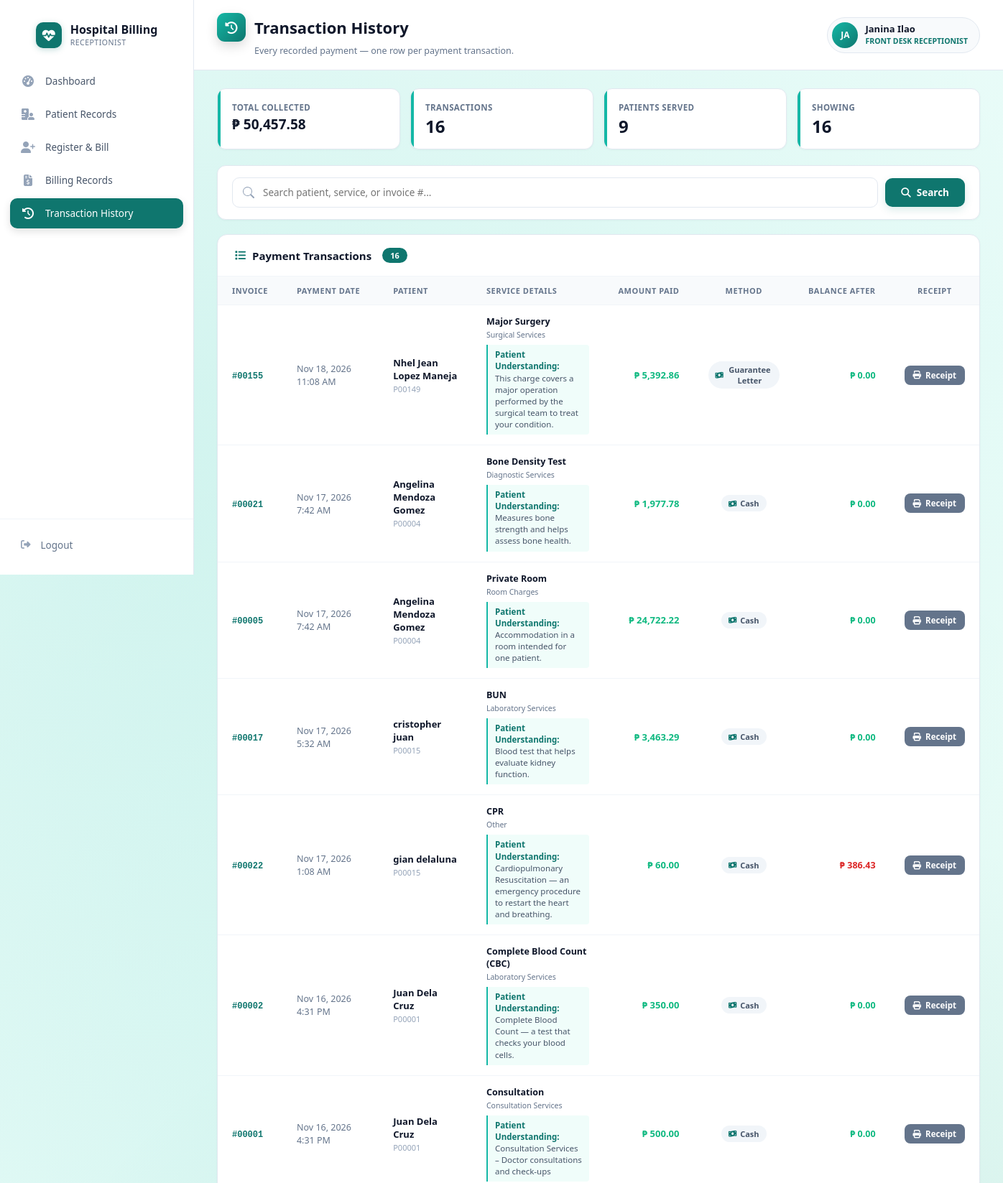
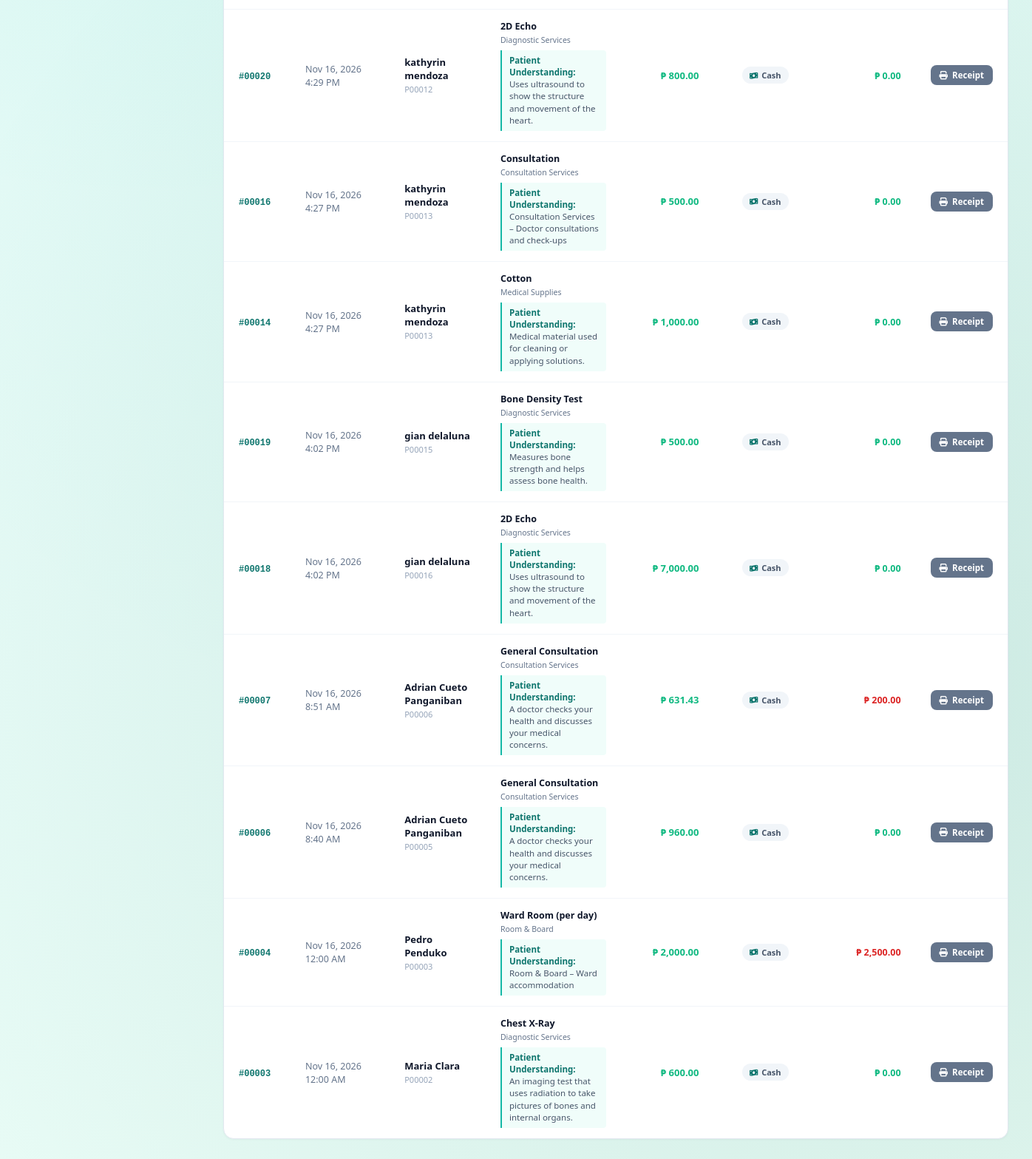
Page /transaction_history.php (signed in) on the committed database (2 pictures, top to bottom).
### tables this page shows
CREATE TABLE `billing_records` (
  `id` int(11) NOT NULL,
  `patient_db_id` int(11) DEFAULT NULL,
  `patient_id` varchar(20) DEFAULT NULL,
  `patient_name` varchar(255) NOT NULL,
  `service_id` int(11) DEFAULT NULL,
  `service_description` text NOT NULL,
  `category` varchar(100) DEFAULT NULL,
  `predicted_category` varchar(100) DEFAULT NULL,
  `actual_category` varchar(100) DEFAULT NULL,
  `matched_rule` varchar(150) DEFAULT NULL,
  `matched_rule_id` int(11) DEFAULT NULL,
  `matched_keyword` varchar(100) DEFAULT NULL,
  `patient_explanation` text DEFAULT NULL,
  `processing_time_ms` int(11) DEFAULT NULL,
  `quantity` int(11) NOT NULL DEFAULT 1,
  `amount` decimal(12,2) NOT NULL DEFAULT 0.00,
  `total_amount` decimal(12,2) NOT NULL DEFAULT 0.00,
  `charge_amount` decimal(12,2) NOT NULL DEFAULT 0.00,
  `insurance_coverage` decimal(12,2) NOT NULL DEFAULT 0.00,
  `discount` decimal(12,2) NOT NULL DEFAULT 0.00,
  `amount_paid` decimal(12,2) NOT NULL DEFAULT 0.00,
  `status` enum('Pending','Processing','Paid') NOT NULL DEFAULT 'Pending',
  `date` date NOT NULL,
  `notes` text DEFAULT NULL,
  `remarks` text DEFAULT NULL,
  `created_by` int(11) DEFAULT NULL,
  `created_at` datetime NOT NULL DEFAULT current_timestamp(),
  `updated_at` datetime NOT NULL DEFAULT current_timestamp() ON UPDATE current_timestamp(),
  `is_archived` tinyint(1) DEFAULT 0,
  `is_voided` tinyint(1) DEFAULT 0,
  `void_reason` text DEFAULT NULL,
  `voided_by` int(11) DEFAULT NULL,
  `voided_at` datetime DEFAULT NULL
);

### explanation_helper.php (called while the page is built, shortened)
<?php
if (!function_exists('_exp_norm')) {
    function _exp_norm($s): string
    {
        $s = (string)$s;
        $s = html_entity_decode($s, ENT_QUOTES | ENT_HTML5, 'UTF-8');
        $s = preg_replace('/[\s\x{00A0}]+/u', ' ', $s);
        return strtolower(trim($s));
    }
}
if (!function_exists('fetch_patient_explanations')) {
    function fetch_patient_explanations(PDO $pdo, array $service_names): array
    {
        $result = [];
        $norm_to_orig = [];
        foreach ($service_names as $name) {
            $n = _exp_norm($name);
            if ($n !== '') $norm_to_orig[$n] = (string)$name;
        }
        $norm_keys = array_keys($norm_to_orig);
        $by_norm   = [];
        try {
            $rows = $pdo->query(
                "SELECT service_name, patient_explanation
                   FROM services
                  WHERE patient_explanation IS NOT NULL
                    AND patient_explanation <> ''"
            )->fetchAll(PDO::FETCH_ASSOC);
            $key_set = array_flip($norm_keys);
            foreach ($rows as $row) {
                $k = _exp_norm($row['service_name'] ?? '');
                $v = trim((string)($row['patient_explanation'] ?? ''));
                if ($k !== '' && $v !== '' && isset($key_set[$k]) && !isset($by_norm[$k])) {
                    $by_norm[$k] = $v;
                }
            }
        } catch (PDOException $e) {}
        $missing = array_values(array_diff($norm_keys, array_keys($by_norm)));
        if (!empty($missing)) {
            try {
                $rows = $pdo->query(
                    "SELECT technical_term, patient_explanation
                       FROM semantic_dictionary
                      WHERE patient_explanation IS NOT NULL
                        AND patient_explanation <> ''"
                )->fetchAll(PDO::FETCH_ASSOC);
                foreach ($rows as $row) {
                    $k = _exp_norm($row['technical_term'] ?? '');
                    $v = trim((string)($row['patient_explanation'] ?? ''));
                }
            } catch (PDOException $e) {}
        }
        $missing = array_values(array_diff($norm_keys, array_keys($by_norm)));
        if (!empty($missing)) {
            try {
                $rows = $pdo->query(
                    "SELECT service_description, patient_explanation
                       FROM billing_records
                      WHERE patient_explanation IS NOT NULL
                        AND patient_explanation <> ''
                      ORDER BY id DESC"
                )->fetchAll(PDO::FETCH_ASSOC);
                $key_set = array_flip($missing);
                foreach ($rows as $row) {
                    $k = _exp_norm($row['service_description'] ?? '');
                    $v = trim((string)($row['patient_explanation'] ?? ''));
                    if ($k !== '' && $v !== '' && isset($key_set[$k]) && !isset($by_norm[$k])) {
                        $by_norm[$k] = $v;
                    }
                }
            } catch (PDOException $e) {}
        }
        foreach ($norm_to_orig as $n => $orig) {
            if (isset($by_norm[$n]) && $by_norm[$n] !== '') {
                $result[$orig] = $by_norm[$n];
            }
        }
        return $result;
    }
    function resolve_patient_explanation(array $rec, array $explanations): string
    {
        $own = trim((string)($rec['patient_explanation'] ?? ''));
        if ($own !== '' && strpos($own, 'This service covers') === false) return $own;
        return $own;
    }
}

### transaction_history.php (the view, shortened to what this page needs)
<?php
require_once 'config.php';
require_once 'explanation_helper.php';
$full_name = $_SESSION['full_name'] ?? 'User';
$user_role = $_SESSION['role'] ?? 'User';
$r = strtolower(trim($user_role));
$is_frontdesk = strpos($r,'reception') !== false || strpos($r,'front') !== false
             || in_array($r, ['receptionist','reception','front desk receptionist'], true);
$is_billing   = in_array($r, ['billing','cashier'], true)
             || strpos($r,'billing') !== false || strpos($r,'cashier') !== false;
$sidebar_sub  = $is_billing ? 'BILLING PORTAL' : 'RECEPTIONIST';
$dash_url     = $is_billing ? 'billing_dashboard.php' : 'frontdesk_dashboard.php';
$q             = trim($_GET['q'] ?? '');
$patient_db_id = (int)($_GET['patient_db_id'] ?? 0);
$sql    = "SELECT * FROM billing_records WHERE amount_paid > 0";
$params = [];
$sql .= " ORDER BY date DESC, id DESC LIMIT 2000";
try {
    $stmt = $pdo->prepare($sql);
    $stmt->execute($params);
    $raw_records = $stmt->fetchAll(PDO::FETCH_ASSOC);
} catch (PDOException $e) { $raw_records = []; }
$transactions = [];
foreach ($raw_records as $rec) {
    $rmk = (string)($rec['remarks'] ?? '');
    $re  = '/\[Payment\s+([^\]]+)\]\s*([^—\-\n]*?)\s*[—\-]\s*₱\s*([0-9\.,]+)(?:\s*\(Balance:\s*₱\s*([0-9\.,]+)\))?/u';
    if (preg_match_all($re, $rmk, $pm, PREG_SET_ORDER)) {
        foreach ($pm as $m) {
            $pay_date_str = trim($m[1]);
            $method_str   = trim($m[2] ?? '');
            $amount       = (float)str_replace(',', '', $m[3]);
            $bal_after    = isset($m[4]) && $m[4] !== ''
                            ? (float)str_replace(',', '', $m[4]) : null;
            if ($method_str === '' || strtolower($method_str) === 'cash') $method_str = 'Cash';
            $transactions[] = [
                'record'      => $rec,
                'pay_date'    => $pay_date_str,
                'pay_ts'      => strtotime($pay_date_str) ?: strtotime($rec['date']),
                'method'      => $method_str,
                'amount'      => $amount,
                'balance_after' => $bal_after,
            ];
        }
    } else {
        $transactions[] = [
            'record'        => $rec,
            'pay_date'      => date('M d, Y g:i A', strtotime($rec['date'])),
            'pay_ts'        => strtotime($rec['date']),
            'method'        => 'Cash',
            'amount'        => (float)($rec['amount_paid'] ?? 0),
            'balance_after' => max(0, (float)$rec['total_amount'] - (float)($rec['amount_paid'] ?? 0)),
        ];
    }
}
usort($transactions, fn($a, $b) => $b['pay_ts'] <=> $a['pay_ts']);
$display_limit = 300;
$shown = array_slice($transactions, 0, $display_limit);
$unique_services = [];
foreach ($shown as $tx) {
    $svc = $tx['record']['service_description'] ?? '';
    if (!empty($svc)) $unique_services[$svc] = true;
}
$explanations = fetch_patient_explanations($pdo, array_keys($unique_services));
$sum_amount = 0.0;
$patients   = [];
foreach ($transactions as $t) {
    $sum_amount += $t['amount'];
    $key = ($t['record']['patient_db_id'] ?? 'x') . '|' . strtolower(trim($t['record']['patient_name'] ?? ''));
    $patients[$key] = $t['record']['patient_name'] ?? 'Unknown';
}
$initials = strtoupper(substr($full_name, 0, 2));
?>
<!DOCTYPE html>
<html lang="en">
<head>
<link rel="stylesheet" href="https://cdnjs.cloudflare.com/ajax/libs/font-awesome/6.4.0/css/all.min.css">
</head>
<body>
<aside class="sidebar" id="sidebar">
    <div class="sidebar-brand">
        <div class="brand-text">
            <span class="brand-icon-box"><i class="fas fa-heart-pulse"></i></span>
            <div class="brand-text-inner">
                <div class="brand-name">Hospital Billing</div>
                <div class="brand-sub"><?= $sidebar_sub ?></div>
            </div>
        </div>
    </div>
    <ul class="sidebar-menu">
        <li><a href="<?= $dash_url ?>"><i class="fas fa-gauge-high"></i> <span>Dashboard</span></a></li>
        <?php if ($is_frontdesk): ?>
            <li><a href="patients.php"><i class="fas fa-hospital-user"></i> <span>Patient Records</span></a></li>
            <li><a href="add_patient.php"><i class="fas fa-user-plus"></i> <span>Register & Bill</span></a></li>
        <?php endif; ?>
        <li><a href="billing_records.php"><i class="fas fa-file-invoice-dollar"></i> <span>Billing Records</span></a></li>
        <li><a href="transaction_history.php" class="active"><i class="fas fa-clock-rotate-left"></i> <span>Transaction History</span></a></li>
    </ul>
    <div class="sidebar-footer">
        <a href="logout.php"><i class="fas fa-right-from-bracket"></i> <span>Logout</span></a>
    </div>
</aside>
<main class="main">
<div class="top-bar">
    <div>
        <h1><span class="h-icon"><i class="fas fa-clock-rotate-left"></i></span> Transaction History</h1>
        <div class="sub">Every recorded payment — one row per payment transaction.</div>
    </div>
    <div class="top-bar-actions">
        <div class="user-chip">
            <div class="avatar"><?= $initials ?></div>
            <div class="info">
                <div class="name"><?= htmlspecialchars($full_name) ?></div>
                <div class="role"><?= htmlspecialchars($user_role) ?></div>
            </div>
        </div>
    </div>
</div>
<div class="content">
<div class="mini-stats">
    <div class="mini-stat">
        <div class="ms-label">Total Collected</div>
        <div class="ms-value money">₱ <?= number_format($sum_amount, 2) ?></div>
    </div>
    <div class="mini-stat">
        <div class="ms-label">Transactions</div>
        <div class="ms-value"><?= number_format(count($transactions)) ?></div>
    </div>
    <div class="mini-stat">
        <div class="ms-label">Patients Served</div>
        <div class="ms-value"><?= number_format(count($patients)) ?></div>
    </div>
    <div class="mini-stat">
        <div class="ms-label">Showing</div>
        <div class="ms-value"><?= number_format(count($shown)) ?></div>
    </div>
</div>
<div class="filter-bar">
    <form method="GET">
        <input type="text" name="q" placeholder="Search patient, service, or invoice #..." value="<?= htmlspecialchars($q) ?>">
        <button class="btn btn-primary" type="submit"><i class="fas fa-search"></i> Search</button>
    </form>
</div>
<div class="table-card">
    <div class="table-header">
        <h3>
            <i class="fas fa-list"></i>
            Payment Transactions
            <span class="count-badge"><?= count($shown) ?></span>
        </h3>
    </div>
    <?php if (empty($shown)): ?>
        <div class="empty">
            <i class="fas fa-receipt"></i>
            <strong>No transactions found.</strong>
            <div><?= ($q !== '' || $patient_db_id > 0) ? 'Try adjusting your search.' : 'No payments have been recorded yet.' ?></div>
        </div>
    <?php else: ?>
        <div class="table-scroll">
            <table>
                <thead>
                    <tr>
                        <th>Invoice</th>
                        <th>Payment Date</th>
                        <th>Patient</th>
                        <th>Service Details</th>
                        <th style="text-align:right;">Amount Paid</th>
                        <th style="text-align:center;">Method</th>
                        <th style="text-align:right;">Balance After</th>
                        <th style="text-align:center;">Receipt</th>
                    </tr>
                </thead>
                <tbody>
                <?php foreach ($shown as $tx):
                    $rec       = $tx['record'];
                    $exp_text  = resolve_patient_explanation($rec, $explanations);
                    $bal_after = $tx['balance_after'];
                    $method    = $tx['method'] ?: 'Cash';
                    $m_icon    = (stripos($method, 'gcash') !== false || stripos($method, 'maya') !== false) ? 'fa-mobile-screen-button' : 'fa-money-bill-wave';
                ?>
                    <tr>
                        <td><span class="invoice-num">#<?= str_pad($rec['id'], 5, '0', STR_PAD_LEFT) ?></span></td>
                        <td><span class="date-cell"><?= htmlspecialchars($tx['pay_date']) ?></span></td>
                        <td>
                            <div class="patient-name"><?= htmlspecialchars($rec['patient_name']) ?></div>
                            <?php if (!empty($rec['patient_id'])): ?>
                                <div style="font-size:11px;color:#94a3b8;margin-top:2px;"><?= htmlspecialchars($rec['patient_id']) ?></div>
                            <?php endif; ?>
                        </td>
                        <td>
                            <div class="service-cell">
                                <div class="svc-title"><?= htmlspecialchars($rec['service_description']) ?></div>
                                <div class="cat"><?= htmlspecialchars($rec['category'] ?? '—') ?></div>
                                <?php if ($exp_text !== ''): ?>
                                    <div class="explanation">
                                        <strong>Patient Understanding:</strong><br>
                                        <?= htmlspecialchars($exp_text) ?>
                                    </div>
                                <?php endif; ?>
                            </div>
                        </td>
                        <td style="text-align:right;">
                            <span class="paid-amount">₱ <?= number_format($tx['amount'], 2) ?></span>
                        </td>
                        <td style="text-align:center;">
                            <span class="method-badge">
                                <i class="fas <?= $m_icon ?>"></i>
                                <?= htmlspecialchars($method) ?>
                            </span>
                        </td>
                        <td style="text-align:right;">
                            <?php if ($bal_after === null): ?>
                                <span style="color:#94a3b8;font-size:12px;">—</span>
                            <?php else: ?>
                                <span class="balance-amount <?= $bal_after <= 0 ? 'zero' : '' ?>">
                                    ₱ <?= number_format($bal_after, 2) ?>
                                </span>
                            <?php endif; ?>
                        </td>
                        <td style="text-align:center;">
                            <a href="print_receipt.php?id=<?= (int)$rec['id'] ?>"
                               target="_blank"
                               class="btn-receipt"
                               title="View / Reprint Receipt">
                                <i class="fas fa-print"></i> Receipt
                            </a>
                        </td>
                    </tr>
                <?php endforeach; ?>
                </tbody>
            </table>
        </div>
    <?php endif; ?>
</div>
</div>
</main>
</body>
</html>

### rows in the picture
billing_records: id "00155", pay_date "Nov 18, 2026 11:08 AM", patient_name "Nhel Jean Lopez Maneja", patient "P00149", service_description "Major Surgery", category "Surgical Services", patient_explanation "This charge covers a major operation performed by the surgical team to treat your condition.", amount "5,392.86", method "Guarantee Letter", bal_after "0.00"
billing_records: id "00021", pay_date "Nov 17, 2026 7:42 AM", patient_name "Angelina Mendoza Gomez", patient "P00004", service_description "Bone Density Test", category "Diagnostic Services", patient_explanation "Measures bone strength and helps assess bone health.", amount "1,977.78", method "Cash", bal_after "0.00"
billing_records: id "00005", pay_date "Nov 17, 2026 7:42 AM", patient_name "Angelina Mendoza Gomez", patient "P00004", service_description "Private Room", category "Room Charges", patient_explanation "Accommodation in a room intended for one patient.", amount "24,722.22", method "Cash", bal_after "0.00"
billing_records: id "00017", pay_date "Nov 17, 2026 5:32 AM", patient_name "cristopher juan", patient "P00015", service_description "BUN", category "Laboratory Services", patient_explanation "Blood test that helps evaluate kidney function.", amount "3,463.29", method "Cash", bal_after "0.00"
billing_records: id "00022", pay_date "Nov 17, 2026 1:08 AM", patient_name "gian delaluna", patient "P00015", service_description "CPR", category "Other", patient_explanation "Cardiopulmonary Resuscitation — an emergency procedure to restart the heart and breathing.", amount "60.00", method "Cash", bal_after "386.43"
billing_records: id "00002", pay_date "Nov 16, 2026 4:31 PM", patient_name "Juan Dela Cruz", patient "P00001", service_description "Complete Blood Count (CBC)", category "Laboratory Services", patient_explanation "Complete Blood Count — a test that checks your blood cells.", amount "350.00", method "Cash", bal_after "0.00"
billing_records: id "00001", pay_date "Nov 16, 2026 4:31 PM", patient_name "Juan Dela Cruz", patient "P00001", service_description "Consultation", category "Consultation Services", patient_explanation "Consultation Services – Doctor consultations and check-ups", amount "500.00", method "Cash", bal_after "0.00"
billing_records: id "00020", pay_date "Nov 16, 2026 4:29 PM", patient_name "kathyrin mendoza", patient "P00012", service_description "2D Echo", category "Diagnostic Services", patient_explanation "Uses ultrasound to show the structure and movement of the heart.", amount "800.00", method "Cash", bal_after "0.00"
billing_records: id "00016", pay_date "Nov 16, 2026 4:27 PM", patient_name "kathyrin mendoza", patient "P00013", service_description "Consultation", category "Consultation Services", patient_explanation "Consultation Services – Doctor consultations and check-ups", amount "500.00", method "Cash", bal_after "0.00"
billing_records: id "00014", pay_date "Nov 16, 2026 4:27 PM", patient_name "kathyrin mendoza", patient "P00013", service_description "Cotton", category "Medical Supplies", patient_explanation "Medical material used for cleaning or applying solutions.", amount "1,000.00", method "Cash", bal_after "0.00"
billing_records: id "00019", pay_date "Nov 16, 2026 4:02 PM", patient_name "gian delaluna", patient "P00015", service_description "Bone Density Test", category "Diagnostic Services", patient_explanation "Measures bone strength and helps assess bone health.", amount "500.00", method "Cash", bal_after "0.00"
billing_records: id "00018", pay_date "Nov 16, 2026 4:02 PM", patient_name "gian delaluna", patient "P00016", service_description "2D Echo", category "Diagnostic Services", patient_explanation "Uses ultrasound to show the structure and movement of the heart.", amount "7,000.00", method "Cash", bal_after "0.00"
billing_records: id "00007", pay_date "Nov 16, 2026 8:51 AM", patient_name "Adrian Cueto Panganiban", patient "P00006", service_description "General Consultation", category "Consultation Services", patient_explanation "A doctor checks your health and discusses your medical concerns.", amount "631.43", method "Cash", bal_after "200.00"
billing_records: id "00006", pay_date "Nov 16, 2026 8:40 AM", patient_name "Adrian Cueto Panganiban", patient "P00005", service_description "General Consultation", category "Consultation Services", patient_explanation "A doctor checks your health and discusses your medical concerns.", amount "960.00", method "Cash", bal_after "0.00"
billing_records: id "00004", pay_date "Nov 16, 2026 12:00 AM", patient_name "Pedro Penduko", patient "P00003", service_description "Ward Room (per day)", category "Room & Board", patient_explanation "Room & Board – Ward accommodation", amount "2,000.00", method "Cash", bal_after "2,500.00"
billing_records: id "00003", pay_date "Nov 16, 2026 12:00 AM", patient_name "Maria Clara", patient "P00002", service_description "Chest X-Ray", category "Diagnostic Services", patient_explanation "An imaging test that uses radiation to take pictures of bones and internal organs.", amount "600.00", method "Cash", bal_after "0.00"

### other values in the picture
$sidebar_sub "RECEPTIONIST"
$initials "JA"
$full_name "Janina Ilao"
$user_role "FRONT DESK RECEPTIONIST"
$sum_amount "50,457.58"
count($transactions) "16"
count($patients) "9"
count($shown) "16"
